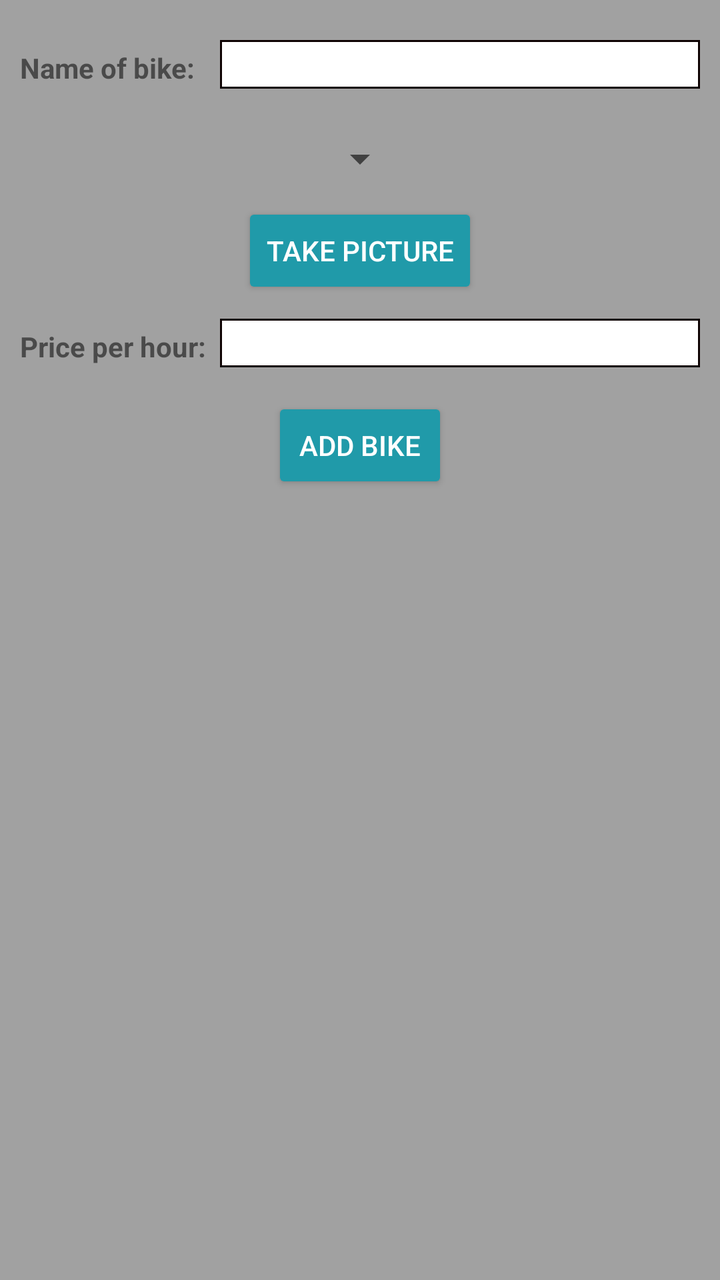
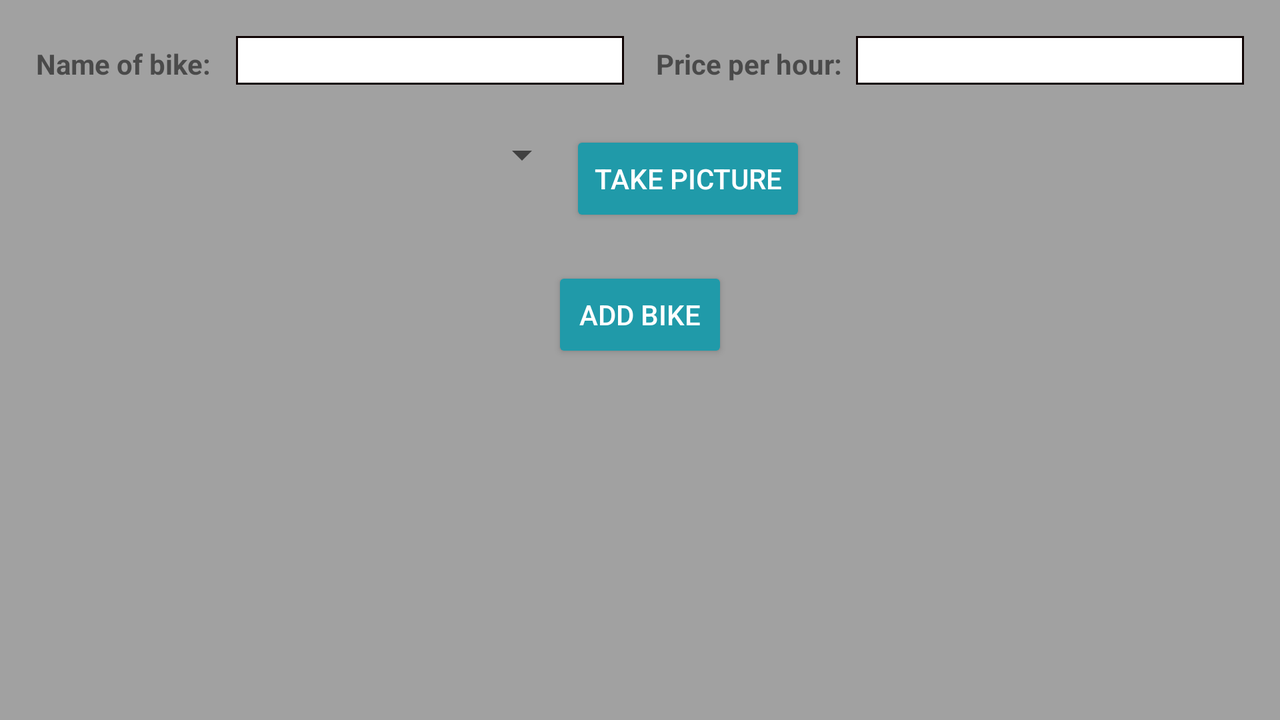

Two renders of one Android screen. The first uses the default layout on a phone; the second uses the alternative layout the repository ships for a different screen configuration, on a matching device. The two XML files are below.
<!-- AndroidManifest.xml: application theme AppTheme -->
<!-- res/layout/activity_register_bike.xml -->
<?xml version="1.0" encoding="utf-8"?>

<ScrollView android:layout_width="match_parent"
    android:layout_height="match_parent"
    xmlns:android="http://schemas.android.com/apk/res/android">

    <LinearLayout xmlns:tools="http://schemas.android.com/tools"
    android:layout_width="match_parent"
        android:layout_height="wrap_content"

    android:gravity="center"
    android:orientation="vertical"
    android:padding="10dp">

    <ImageView
        android:id="@+id/bike_imageView_holder"
        android:layout_width="match_parent"
        android:layout_height="wrap_content"
        android:contentDescription="@string/bikeImage"
        tools:src="@tools:sample/avatars" />

    <View
        android:id="@+id/view3"
        android:layout_width="match_parent"
        android:layout_height="10dp" />

    
    <LinearLayout
        android:layout_width="match_parent"
        android:layout_height="wrap_content"
        android:layout_marginBottom="5dp"
        android:orientation="horizontal">

        <TextView
            android:layout_width="100dp"
            android:layout_height="wrap_content"
            android:text="@string/name_of_bike"
            android:textStyle="bold" />


        <EditText
            android:id="@+id/enter_bike_name"
            android:layout_width="match_parent"
            android:layout_height="wrap_content"
            android:background="@drawable/textinputborder"
            android:inputType="none"
            android:autofillHints="bike name" />
    </LinearLayout>

        <View
            android:id="@+id/view2"
            android:layout_width="match_parent"
            android:layout_height="18dp" />

        <Spinner
            android:id="@+id/bike_type_spinner"
            android:layout_width="wrap_content"
            android:layout_height="wrap_content"
            android:spinnerMode="dialog" />

    <View
        android:id="@+id/view"
        android:layout_width="match_parent"
        android:layout_height="10dp" />

    
    <Button
        android:id="@+id/start_camera_button"
        android:layout_width="wrap_content"
        android:layout_height="wrap_content"
        android:text="@string/take_picture" />

    <View
        android:layout_width="wrap_content"
        android:layout_height="10dp" />
    
    
    <LinearLayout
        android:layout_width="match_parent"
        android:layout_height="wrap_content"
        android:layout_marginBottom="5dp"
        android:orientation="horizontal">

        <TextView
            android:layout_width="100dp"
            android:layout_height="wrap_content"
            android:text="@string/price_per_hour"
            android:textStyle="bold" />


        <EditText
            android:id="@+id/enter_bike_price"
            android:layout_width="match_parent"
            android:layout_height="wrap_content"
            android:background="@drawable/textinputborder"
            android:inputType="numberDecimal"
            android:autofillHints="bike price" />
    </LinearLayout>

    <View
        android:id="@+id/view4"
        android:layout_width="match_parent"
        android:layout_height="10dp" />

        <Button
            android:id="@+id/add_bike_button"
            android:layout_width="wrap_content"
            android:layout_height="wrap_content"
            android:text="@string/add_bike" />
</LinearLayout>
</ScrollView>
<!-- resources referenced by this layout -->
<resources>
  <!-- drawable textinputborder (drawable) -->
  <?xml version="1.0" encoding="UTF-8"?>
  
  <shape xmlns:android="http://schemas.android.com/apk/res/android">
      <solid android:color="#FFFFFF" />
      <stroke android:width="1dp" android:color="@color/textfieldBorder" />
  
  </shape>
  <string name="add_bike">Add bike</string>
  <string name="bikeImage">image of a bike</string>
  <string name="name_of_bike">Name of bike:\u0020</string>
  <string name="price_per_hour">Price per hour:\u0020</string>
  <string name="take_picture">Take picture</string>
  <style name="AppTheme" parent="Theme.AppCompat.Light.DarkActionBar">
          
          parent="Theme.AppCompat.Light.DarkActionBar"&gt;
          <item name="colorPrimary">@color/colorPrimary</item>
          <item name="colorPrimaryDark">@color/colorPrimaryDark</item>
          <item name="android:windowBackground">@color/windowBackground</item>
          <item name="android:textColorPrimary">@color/textColorPrimary</item>
          <item name="colorAccent">@color/buttonColor</item>
          <item name="android:buttonStyle">@style/Widget.AppCompat.Button.Colored</item>
      </style>
  <color name="textfieldBorder">#0F0404</color>
  <color name="colorPrimary">#7C7C7C</color>
  <color name="colorPrimaryDark">#122225</color>
  <color name="windowBackground">#A1A1A1</color>
  <color name="textColorPrimary">#000000</color>
  <color name="buttonColor">#209AA9</color>
</resources>
<!-- res/layout-land/activity_register_bike.xml (the repository's variant of the layout above) -->
<!-- drawn on the phone turned sideways -->
<?xml version="1.0" encoding="utf-8"?>
<ScrollView xmlns:tools="http://schemas.android.com/tools"
    android:layout_width="match_parent"
    android:layout_height="match_parent"
    xmlns:android="http://schemas.android.com/apk/res/android">

    <LinearLayout
        android:layout_width="match_parent"
        android:layout_height="wrap_content"

        android:gravity="center"
        android:orientation="vertical"
        android:padding="10dp">

        <ImageView
            android:id="@+id/bike_imageView_holder"
            android:layout_width="match_parent"
            android:layout_height="wrap_content"
            android:contentDescription="@string/bikeImage"
            tools:src="@tools:sample/avatars" />

        <LinearLayout
            android:layout_width="match_parent"
            android:layout_height="match_parent"
            android:orientation="horizontal"
            android:weightSum="2">

            <LinearLayout
                android:layout_width="wrap_content"
                android:layout_height="wrap_content"
                android:layout_weight="1"
                android:orientation="horizontal"
                android:padding="8dp">

                <TextView
                    android:layout_width="100dp"
                    android:layout_height="wrap_content"
                    android:text="@string/name_of_bike"
                    android:textStyle="bold" />


                <EditText
                    android:id="@+id/enter_bike_name"
                    android:layout_width="match_parent"
                    android:layout_height="wrap_content"
                    android:autofillHints="bike name"
                    android:background="@drawable/textinputborder"
                    android:inputType="none" />
            </LinearLayout>

            <LinearLayout
                android:layout_width="wrap_content"
                android:layout_height="wrap_content"
                android:layout_marginBottom="5dp"
                android:layout_weight="1"
                android:orientation="horizontal"
                android:padding="8dp">

                <TextView
                    android:layout_width="100dp"
                    android:layout_height="wrap_content"
                    android:text="@string/price_per_hour"
                    android:textStyle="bold" />


                <EditText
                    android:id="@+id/enter_bike_price"
                    android:layout_width="match_parent"
                    android:layout_height="wrap_content"
                    android:autofillHints="bike price"
                    android:background="@drawable/textinputborder"
                    android:inputType="numberDecimal" />
            </LinearLayout>

        </LinearLayout>

        <View
            android:id="@+id/view3"
            android:layout_width="match_parent"
            android:layout_height="10dp" />

        

        <LinearLayout
            android:layout_width="match_parent"
            android:layout_height="match_parent"
            android:orientation="horizontal"
            android:weightSum="2">

            <Spinner
                android:id="@+id/bike_type_spinner"
                android:layout_width="wrap_content"
                android:layout_height="wrap_content"
                android:layout_weight="1"
                android:spinnerMode="dialog" />

            <Button
                android:id="@+id/start_camera_button"
                android:layout_width="wrap_content"
                android:layout_height="wrap_content"
                android:text="@string/take_picture" />
        </LinearLayout>

        

        <View
            android:layout_width="wrap_content"
            android:layout_height="10dp" />
        
        

        <View
            android:id="@+id/view4"
            android:layout_width="match_parent"
            android:layout_height="10dp" />

        <Button
            android:id="@+id/add_bike_button"
            android:layout_width="wrap_content"
            android:layout_height="wrap_content"
            android:text="@string/add_bike" />
    </LinearLayout>
</ScrollView>
